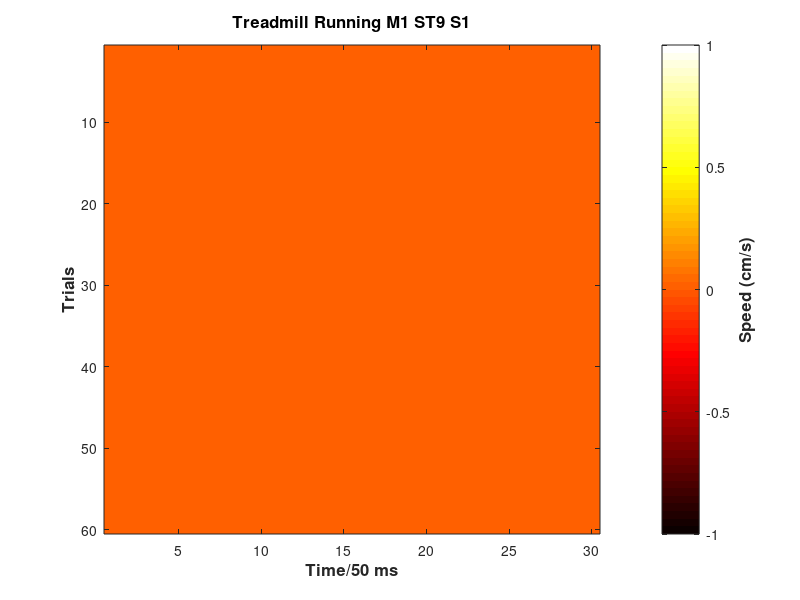
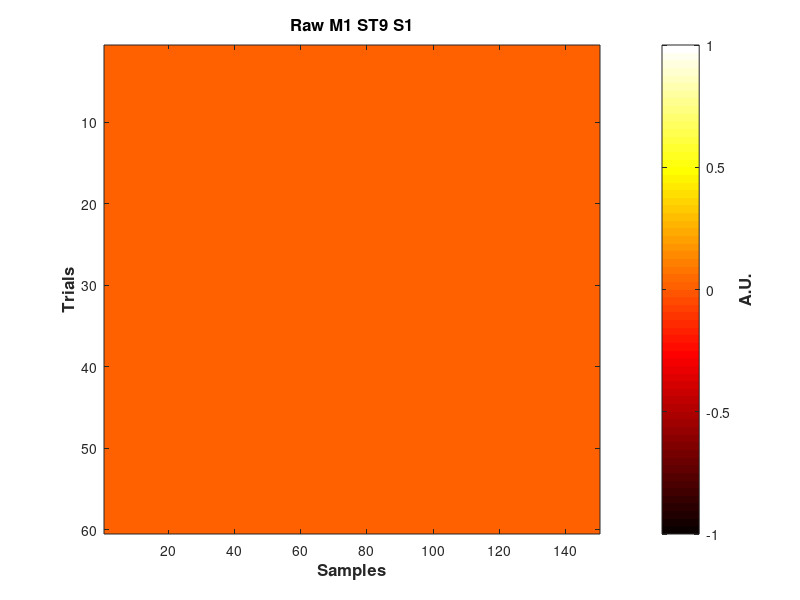

MATLAB code for these plots, in order: (Note: this script raises an error after producing the figures.)
% AUTHOR - Kambadur Ananthamurthy
% PURPOSE - Read raw .csv files for the treadmill motion data
% EXPERIMENT SUMMARY - The position of the treadmill is read out every 10 ms
%                      by point detecting IR reflectance off of a circular
%                      pattern of black and white squares (0.5 cm side)
%                      along the periphery.

tic
clear all
%close all

addpath('/Users/ananth/Documents/MATLAB/CustomFunctions')

%Please work with the data from all sessions of an animal, before proceeding to the next animal

clear all
%close all

%Operations (0 == Don't Perform; 1 == Perform)
saveData = 1;
doMotionAnalysis = 1;
plotFigures = 1;

saveDirec = '/Users/ananth/Desktop/Work/Analysis/MotionAnalysis/';
direc = '/Users/ananth/Desktop/Work/Behaviour/Motion/';

%Dataset details
sessionType = 9;
%mice = [1 2 3 4 5];
%mice = 2;
mice = [1 3 4];
%mice = [2 5];
nSessions = 15;
nTrials = 61; % NOTE: The first trial is a dummy

%startSession = nSessions;
startSession = 1;
startTrial = 1;

nHeaderLines = 5;

fontSize = 12;

dataSize = zeros(nTrials,1);

samplingRate = 100; % Hz
trialDuration = 1.5; % seconds
nSamples = floor(samplingRate*trialDuration);

distanceLC = 0.5; %cm
timeLC = 0.05; % seconds
threshold = 700;

win4avg = samplingRate*timeLC; % samples

for mouse = 1:length(mice)
    mouseName = ['M' num2str(mice(mouse))];
    
    for session = startSession:nSessions
        dataset = ['Mouse' mouseName '_SessionType' num2str(sessionType) '_Session' num2str(session)];
        disp(['Working on ' dataset])
        
        if doMotionAnalysis == 1
            disp('Performing motion analysis ...')
            
            % Preallocation
            rawSession = zeros(nTrials, nSamples);
            motion = zeros(nTrials, (nSamples/win4avg));
            rawTrialLowEdge = zeros(nSamples,1);
            
            for trial = startTrial:nTrials
                disp(['Trial ' num2str(trial-1)])
                try
                    fileName = [direc 'Mouse' mouseName '/' dataset '/Trial' num2str(trial) '.csv'];
                    rawData = csvread(fileName, nHeaderLines, 0);
                catch
                    disp(['[ERROR] ' dataset ' Trial ' num2str(trial) ' not found!'])
                    break
                end
                rawSession(trial,:) = rawData(1:nSamples,1); % has only motion data
                rawTrial = rawSession(trial,:)>threshold; % binarize
                %rawTrialDiff = diff(rawTrial); % differential (NOTE: n-1 element output)
                %rawTrialLowEdge(find(rawTrialDiff == -1) + 1) = 1;
                
                % Reshape to get the averaging window
                %rawTrialLowEdgeReshaped = reshape(rawTrialLowEdge, [win4avg nSamples/win4avg]);
                %motion(trial,:) = sum(rawTrialLowEdgeReshaped,1)*(distanceLC/timeLC);
                rawTrialReshaped = reshape(rawTrial, [win4avg nSamples/win4avg]);
                motion(trial,:) = mean(rawTrialReshaped,1)*(distanceLC/timeLC);
                disp('... done!')
            end
            % Get rid of the dummy trial
            motion(1,:) = [];
            rawSession(1,:) = [];
            
            if plotFigures == 1
                figure(1)
                imagesc(motion)
                colormap(hot)
                title(['Treadmill Running ' ...
                    mouseName ' ST' num2str(sessionType) ' S' num2str(session)],...
                    'FontSize', fontSize,...
                    'FontWeight', 'bold')
                xlabel(['Time/' num2str(timeLC*1000) ' ms'], ...
                    'FontSize', fontSize,...
                    'FontWeight', 'bold')
                ylabel('Trials', ...
                    'FontSize', fontSize,...
                    'FontWeight', 'bold')
                z = colorbar;
                ylabel(z,'Speed (cm/s)',...
                    'FontSize', fontSize,...
                    'FontWeight', 'bold')
                
                print(['/Users/ananth/Desktop/figs/motion_heatmap_' mouseName ...
                    '_ST' num2str(sessionType) ...
                    '_S' num2str(session)],...
                    '-djpeg');
                
                figure(2)
                imagesc(rawSession)
                colormap(hot)
                title(['Raw ' ...
                    mouseName ' ST' num2str(sessionType) ' S' num2str(session)],...
                    'FontSize', fontSize,...
                    'FontWeight', 'bold')
                xlabel('Samples', ...
                    'FontSize', fontSize,...
                    'FontWeight', 'bold')
                ylabel('Trials', ...
                    'FontSize', fontSize,...
                    'FontWeight', 'bold')
                z = colorbar;
                ylabel(z,'A.U.',...
                    'FontSize', fontSize,...
                    'FontWeight', 'bold')
                
                print(['/Users/ananth/Desktop/figs/Motion/runningRaw_heatmap_' mouseName ...
                    '_ST' num2str(sessionType) ...
                    '_S' num2str(session)],...
                    '-djpeg');
            end
            
            if saveData == 1
                saveFolder = [saveDirec 'Mouse' mouseName '/' dataset '/'];
                if ~isdir(saveFolder)
                    mkdir(saveFolder);
                end
                
                % Save motion data
                save([saveFolder 'motion.mat' ], ...
                    'rawSession', 'motion', ...
                    'threshold', 'distanceLC', 'timeLC', ...
                    'samplingRate', 'trialDuration')
            end
        end
    end
end
toc
disp('All done!')